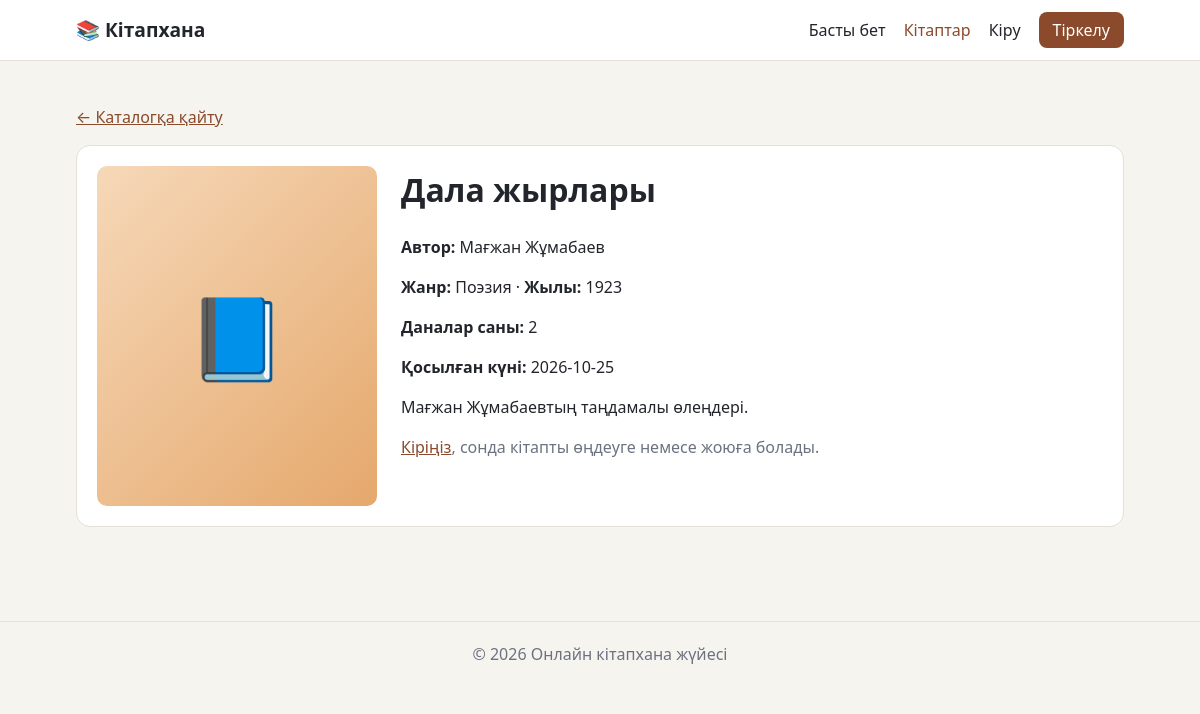
/book.php?id=16, run on the app's committed database.
### tables this page shows
CREATE TABLE books (
  id INT AUTO_INCREMENT PRIMARY KEY,
  title VARCHAR(200) NOT NULL,
  author VARCHAR(150) NOT NULL,
  genre_id INT NOT NULL,
  year SMALLINT,
  description TEXT,
  cover VARCHAR(255),
  copies INT NOT NULL DEFAULT 1,
  created_at TIMESTAMP NOT NULL DEFAULT CURRENT_TIMESTAMP,
  FOREIGN KEY (genre_id) REFERENCES genres(id)
);

CREATE TABLE genres (
  id INT AUTO_INCREMENT PRIMARY KEY,
  name VARCHAR(80) NOT NULL UNIQUE
);

### includes/functions.php (called while the page is built, shortened)
<?php
function e($s) {
    return htmlspecialchars((string)$s, ENT_QUOTES, 'UTF-8');
}
    ob_start(); ?>

### auth.php (called while the page is built, shortened)
<?php
require_once __DIR__ . '/functions.php';
function is_logged_in() {
    return isset($_SESSION['user_id']);
}

### book.php (the view, shortened to what this page needs)
<?php
require_once __DIR__ . '/../includes/auth.php';
$id = (int)($_GET['id'] ?? 0);
$stmt = $pdo->prepare('SELECT b.*, g.name AS genre FROM books b JOIN genres g ON g.id = b.genre_id WHERE b.id = ?');
$stmt->execute([$id]);
$b = $stmt->fetch();
$icons = ['📖', '📘', '📗', '📙', '📕'];
include __DIR__ . '/../includes/header.php';
?>
<p><a href="books.php">← Каталогқа қайту</a></p>
<div class="card detail">
  <div class="cover c<?= ($b['id'] % 4) + 1 ?>"><?= $icons[$b['id'] % 5] ?></div>
  <div>
    <h1><?= e($b['title']) ?></h1>
    <p><strong>Автор:</strong> <?= e($b['author']) ?></p>
    <p><strong>Жанр:</strong> <?= e($b['genre']) ?> · <strong>Жылы:</strong> <?= (int)$b['year'] ?></p>
    <p><strong>Даналар саны:</strong> <?= (int)$b['copies'] ?></p>
    <p><strong>Қосылған күні:</strong> <?= e(substr($b['created_at'], 0, 10)) ?></p>
    <p><?= nl2br(e($b['description'])) ?></p>
    <?php if (is_logged_in()): ?>
      <div class="btn-row" style="max-width:320px">
        <a class="btn btn-outline" href="book_edit.php?id=<?= (int)$b['id'] ?>">✏️ Өңдеу</a>
        <form method="post" action="book_delete.php" onsubmit="return confirm('Бұл кітапты жою керек пе?')" style="flex:1;display:flex">
          <input type="hidden" name="id" value="<?= (int)$b['id'] ?>">
          <button class="btn btn-danger" style="flex:1" type="submit">🗑 Жою</button>
        </form>
      </div>
    <?php else: ?>
      <p class="muted"><a href="login.php">Кіріңіз</a>, сонда кітапты өңдеуге немесе жоюға болады.</p>
    <?php endif; ?>
  </div>
</div>
<?php include __DIR__ . '/../includes/footer.php'; ?>

### style.css (style rules this page uses)
:root { --bg:#f6f4ef; --card:#fff; --ink:#22252b; --muted:#6b7280; --accent:#8b4a2b; --accent-d:#6e3a21; --line:#e5e1d8; --soft:#f0e6d8; --err:#b42318; --ok:#1a7f4b; }
* { box-sizing:border-box }
body { margin:0;font-family:system-ui,-apple-system,"Segoe UI",Roboto,sans-serif;background:var(--bg);color:var(--ink);line-height:1.5 }
a { color:var(--accent) }
.card { background:var(--card);border:1px solid var(--line);border-radius:14px;padding:20px }
.cover { height:170px;border-radius:10px;display:flex;align-items:center;justify-content:center;font-size:3rem;background:linear-gradient(135deg,#efe3cf,#e2cfae) }
.muted { color:var(--muted) }
h1 { margin-top:0 }
.cover.c1 { background:linear-gradient(135deg,#f6d8b8,#e5a86c) }
.detail { display:grid;grid-template-columns:280px 1fr;gap:24px }
.detail .cover { height:340px;font-size:5rem }

### data on the page
books: id "📘", title "Дала жырлары", author "Мағжан Жұмабаев", genre.name "Поэзия", year "1923", copies "2", created_at "2026-10-25", description "Мағжан Жұмабаевтың таңдамалы өлеңдері."
